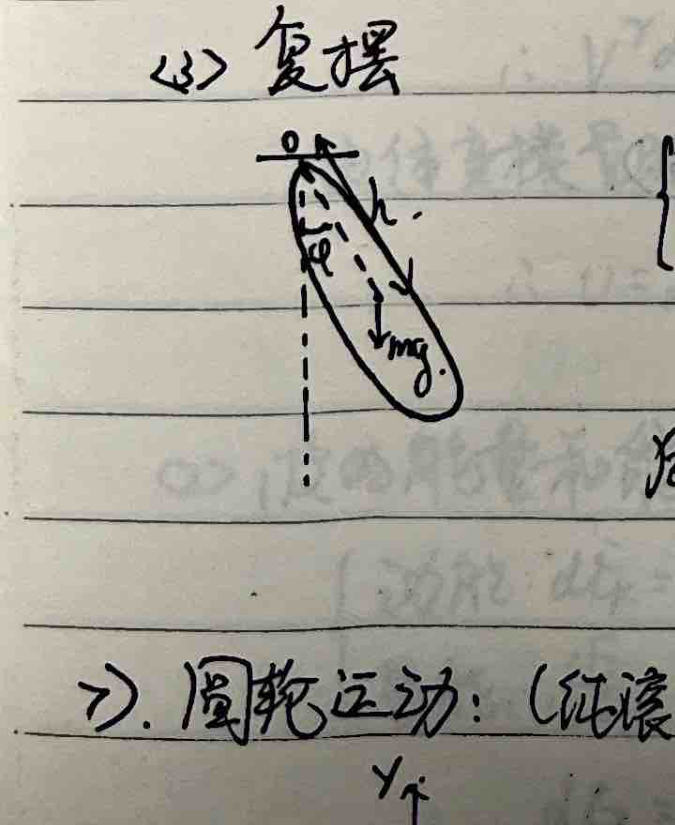
#> input picture olympiad-physics/images/ch01_compound_pendulum.png, 675 x 825 px, given in place of ch02_page_009.png, which was not available
$ python crop_ch02_p9.py
#> lines starting #> are read from the running program, lines starting #| are printed output that depends on the picture; pictures that were not available may be replaced by others from this repository, and a replacement may not be noted
import os
from PIL import Image

in_dir = 'college-physics/images'
out_dir = 'college-physics/images'

def extract_rect(img_name, out_name, x0_pct, y0_pct, x1_pct, y1_pct):
#> called with img_name = 'ch02_page_009.png', out_name = 'topic_inf_well.png', x0_pct = 0.24, y0_pct = 0.12, x1_pct = 0.4, y1_pct = 0.17
    in_path = os.path.join(in_dir, img_name)
    out_path = os.path.join(out_dir, out_name)
    img = Image.open(in_path)
#> img is the input picture: PIL image 675x825 RGB; mean R, G, B 168.1, 164.5, 154.2
    width, height = img.size
#> width = 675; height = 825
    box = (
        int(width * x0_pct),
        int(height * y0_pct),
        int(width * x1_pct),
        int(height * y1_pct)
    )
#> box = (162, 99, 270, 140)
    cropped = img.crop(box)
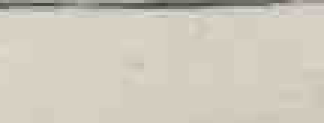
#> cropped: PIL image 108x41 RGB (shown 3 times larger); mean R, G, B 206.6, 201.4, 188.3
    cropped.save(out_path)
    print(f"Saved {out_path}")

extract_rect("ch02_page_009.png", "topic_inf_well.png", 0.24, 0.12, 0.40, 0.17)
extract_rect("ch02_page_009.png", "topic_finite_well.png", 0.22, 0.22, 0.40, 0.28)
#> call 2 of extract_rect, with img_name = 'ch02_page_009.png', out_name = 'topic_finite_well.png', x0_pct = 0.22, y0_pct = 0.22, x1_pct = 0.4, y1_pct = 0.28
#> in extract_rect (call 2), `cropped = img.crop(box)`:
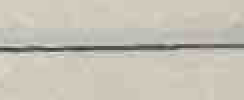
#> cropped: PIL image 122x50 RGB (shown 2 times larger); mean R, G, B 197.8, 193.7, 181.5
extract_rect("ch02_page_009.png", "topic_square_barrier.png", 0.15, 0.67, 0.28, 0.74)
#> call 3 of extract_rect, with img_name = 'ch02_page_009.png', out_name = 'topic_square_barrier.png', x0_pct = 0.15, y0_pct = 0.67, x1_pct = 0.28, y1_pct = 0.74
#> in extract_rect (call 3), `cropped = img.crop(box)`:
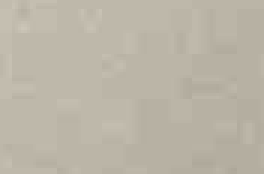
#> cropped: PIL image 88x58 RGB (shown 3 times larger); mean R, G, B 187.1, 181.1, 167.1

print("Done")

$ run again, on olympiad-physics/images/ch01_spring.png
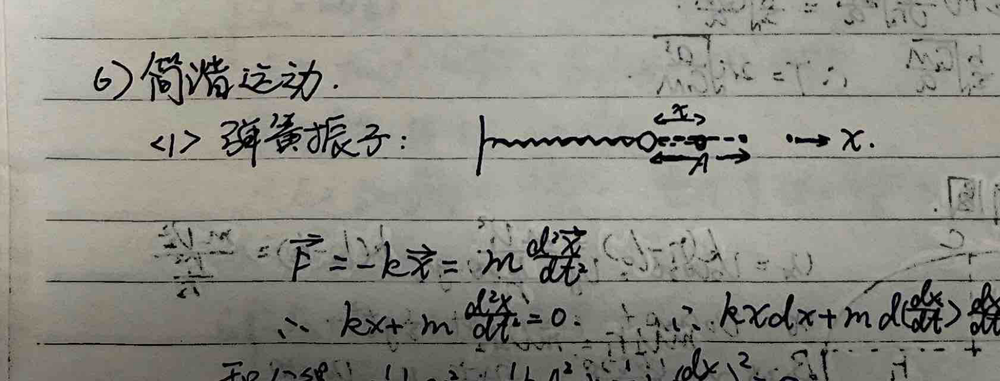
#> input picture olympiad-physics/images/ch01_spring.png, 1000 x 381 px, shrunk from 1733 x 660 before the run, given in place of ch02_page_009.png, which was not available
#> in extract_rect, img is the input picture: PIL image 1000x381 RGB; mean R, G, B 141.3, 140.5, 132.5
#> in extract_rect (call 2), `cropped = img.crop(box)`:
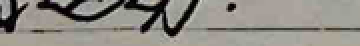
#> cropped: PIL image 180x23 RGB (shown 2 times larger); mean R, G, B 142.1, 138.9, 132.1
#> in extract_rect (call 3), `cropped = img.crop(box)`:
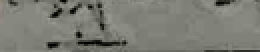
#> cropped: PIL image 130x26 RGB (shown 2 times larger); mean R, G, B 122.3, 123.2, 115.3

$ run again, on olympiad-physics/images/ch01_wave_interference.png
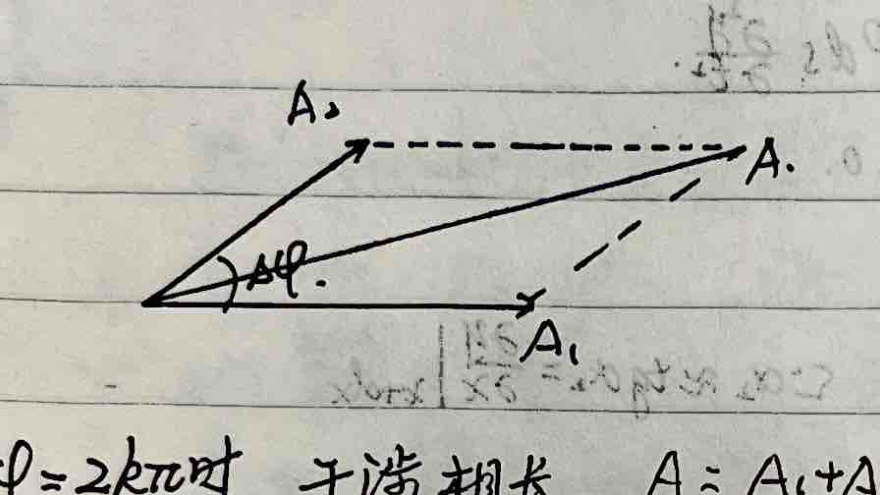
#> input picture olympiad-physics/images/ch01_wave_interference.png, 880 x 495 px, given in place of ch02_page_009.png, which was not available
#> in extract_rect, img is the input picture: PIL image 880x495 RGB; mean R, G, B 186.2, 185.1, 176.8
#> in extract_rect (call 2), `cropped = img.crop(box)`:
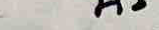
#> cropped: PIL image 159x30 RGB; mean R, G, B 189, 185.9, 179.9
#> in extract_rect (call 3), `cropped = img.crop(box)`:
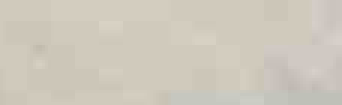
#> cropped: PIL image 114x35 RGB (shown 3 times larger); mean R, G, B 206.5, 200.8, 188.4
